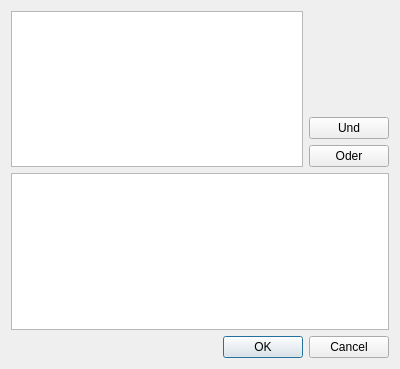
<?xml version="1.0" encoding="UTF-8"?>
<ui version="4.0">
 <class>Suche</class>
 <widget class="QDialog" name="Suche">
  <property name="windowModality">
   <enum>Qt::ApplicationModal</enum>
  </property>
  <property name="geometry">
   <rect>
    <x>0</x>
    <y>0</y>
    <width>400</width>
    <height>369</height>
   </rect>
  </property>
  <property name="windowTitle">
   <string>Suche</string>
  </property>
  <layout class="QVBoxLayout" name="verticalLayout_2">
   <item>
    <layout class="QHBoxLayout" name="horizontalLayout">
     <item>
      <widget class="QTableView" name="tblSuchKriterium">
       <property name="editTriggers">
        <set>QAbstractItemView::NoEditTriggers</set>
       </property>
       <property name="selectionMode">
        <enum>QAbstractItemView::SingleSelection</enum>
       </property>
      </widget>
     </item>
     <item>
      <layout class="QVBoxLayout" name="verticalLayout">
       <item>
        <spacer name="verticalSpacer">
         <property name="orientation">
          <enum>Qt::Vertical</enum>
         </property>
         <property name="sizeHint" stdset="0">
          <size>
           <width>20</width>
           <height>40</height>
          </size>
         </property>
        </spacer>
       </item>
       <item>
        <widget class="QPushButton" name="btnUnd">
         <property name="text">
          <string>Und</string>
         </property>
        </widget>
       </item>
       <item>
        <widget class="QPushButton" name="pushButton">
         <property name="text">
          <string>Oder</string>
         </property>
        </widget>
       </item>
      </layout>
     </item>
    </layout>
   </item>
   <item>
    <widget class="QPlainTextEdit" name="txtSuche"/>
   </item>
   <item>
    <widget class="QDialogButtonBox" name="buttonBox">
     <property name="orientation">
      <enum>Qt::Horizontal</enum>
     </property>
     <property name="standardButtons">
      <set>QDialogButtonBox::Cancel|QDialogButtonBox::Ok</set>
     </property>
    </widget>
   </item>
  </layout>
 </widget>
 <resources/>
 <connections>
  <connection>
   <sender>buttonBox</sender>
   <signal>accepted()</signal>
   <receiver>Suche</receiver>
   <slot>accept()</slot>
   <hints>
    <hint type="sourcelabel">
     <x>248</x>
     <y>254</y>
    </hint>
    <hint type="destinationlabel">
     <x>157</x>
     <y>274</y>
    </hint>
   </hints>
  </connection>
  <connection>
   <sender>buttonBox</sender>
   <signal>rejected()</signal>
   <receiver>Suche</receiver>
   <slot>reject()</slot>
   <hints>
    <hint type="sourcelabel">
     <x>316</x>
     <y>260</y>
    </hint>
    <hint type="destinationlabel">
     <x>286</x>
     <y>274</y>
    </hint>
   </hints>
  </connection>
 </connections>
</ui>
